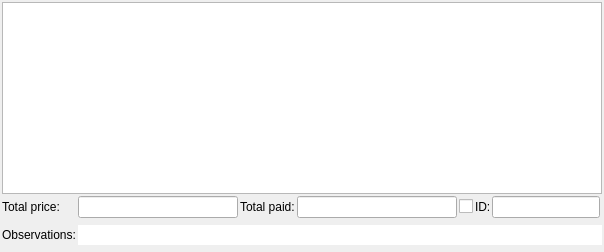
           <widget class="QFrame" name="frmPayTableUtilities">
            <property name="minimumSize">
             <size>
              <width>0</width>
              <height>0</height>
             </size>
            </property>
            <property name="frameShape">
             <enum>QFrame::NoFrame</enum>
            </property>
            <property name="frameShadow">
             <enum>QFrame::Plain</enum>
            </property>
            <layout class="QVBoxLayout" name="layoutPayTableUtility">
             <property name="spacing">
              <number>2</number>
             </property>
             <property name="leftMargin">
              <number>2</number>
             </property>
             <property name="topMargin">
              <number>2</number>
             </property>
             <property name="rightMargin">
              <number>2</number>
             </property>
             <property name="bottomMargin">
              <number>2</number>
             </property>
             <item>
              <widget class="dbTableWidget" name="tablePayments">
               <property name="minimumSize">
                <size>
                 <width>600</width>
                 <height>0</height>
                </size>
               </property>
               <property name="frameShape">
                <enum>QFrame::StyledPanel</enum>
               </property>
               <property name="frameShadow">
                <enum>QFrame::Raised</enum>
               </property>
               <property name="lineWidth">
                <number>1</number>
               </property>
              </widget>
             </item>
             <item>
              <layout class="QGridLayout" name="gridLayout_2">
               <item row="2" column="0">
                <widget class="QLabel" name="lblTotalPay">
                 <property name="sizePolicy">
                  <sizepolicy hsizetype="Preferred" vsizetype="Fixed">
                   <horstretch>0</horstretch>
                   <verstretch>0</verstretch>
                  </sizepolicy>
                 </property>
                 <property name="minimumSize">
                  <size>
                   <width>0</width>
                   <height>0</height>
                  </size>
                 </property>
                 <property name="maximumSize">
                  <size>
                   <width>16777215</width>
                   <height>40</height>
                  </size>
                 </property>
                 <property name="frameShape">
                  <enum>QFrame::NoFrame</enum>
                 </property>
                 <property name="frameShadow">
                  <enum>QFrame::Plain</enum>
                 </property>
                 <property name="text">
                  <string>Total price:</string>
                 </property>
                 <property name="textFormat">
                  <enum>Qt::PlainText</enum>
                 </property>
                </widget>
               </item>
               <item row="4" column="0">
                <widget class="QLabel" name="lblPayObs">
                 <property name="minimumSize">
                  <size>
                   <width>0</width>
                   <height>30</height>
                  </size>
                 </property>
                 <property name="maximumSize">
                  <size>
                   <width>16777215</width>
                   <height>40</height>
                  </size>
                 </property>
                 <property name="frameShape">
                  <enum>QFrame::NoFrame</enum>
                 </property>
                 <property name="frameShadow">
                  <enum>QFrame::Plain</enum>
                 </property>
                 <property name="text">
                  <string>Observations:</string>
                 </property>
                 <property name="textFormat">
                  <enum>Qt::PlainText</enum>
                 </property>
                </widget>
               </item>
               <item row="4" column="1" colspan="6">
                <widget class="vmLineEdit" name="txtPayObs">
                 <property name="minimumSize">
                  <size>
                   <width>0</width>
                   <height>0</height>
                  </size>
                 </property>
                 <property name="frame">
                  <bool>false</bool>
                 </property>
                </widget>
               </item>
               <item row="2" column="3">
                <widget class="vmLineEdit" name="txtPayTotalPaid"/>
               </item>
               <item row="2" column="2">
                <widget class="QLabel" name="lblPayTotalPaid">
                 <property name="sizePolicy">
                  <sizepolicy hsizetype="Preferred" vsizetype="Fixed">
                   <horstretch>0</horstretch>
                   <verstretch>0</verstretch>
                  </sizepolicy>
                 </property>
                 <property name="text">
                  <string>Total paid:</string>
                 </property>
                </widget>
               </item>
               <item row="2" column="1">
                <widget class="vmLineEdit" name="txtPayTotalPrice">
                 <property name="minimumSize">
                  <size>
                   <width>0</width>
                   <height>0</height>
                  </size>
                 </property>
                 <property name="maximumSize">
                  <size>
                   <width>180</width>
                   <height>16777215</height>
                  </size>
                 </property>
                 <property name="inputMethodHints">
                  <set>Qt::ImhDigitsOnly|Qt::ImhNoPredictiveText</set>
                 </property>
                </widget>
               </item>
               <item row="2" column="4">
                <widget class="vmCheckBox" name="chkPayOverdue">
                 <property name="text">
                  <string/>
                 </property>
                </widget>
               </item>
               <item row="2" column="5">
                <layout class="QHBoxLayout" name="horizontalLayout_12">
                 <property name="spacing">
                  <number>1</number>
                 </property>
                 <item>
                  <widget class="QLabel" name="lblPayID">
                   <property name="sizePolicy">
                    <sizepolicy hsizetype="Fixed" vsizetype="Fixed">
                     <horstretch>0</horstretch>
                     <verstretch>0</verstretch>
                    </sizepolicy>
                   </property>
                   <property name="maximumSize">
                    <size>
                     <width>50</width>
                     <height>16777215</height>
                    </size>
                   </property>
                   <property name="text">
                    <string>ID:</string>
                   </property>
                  </widget>
                 </item>
                 <item>
                  <widget class="vmLineEdit" name="txtPayID">
                   <property name="sizePolicy">
                    <sizepolicy hsizetype="Fixed" vsizetype="Fixed">
                     <horstretch>0</horstretch>
                     <verstretch>0</verstretch>
                    </sizepolicy>
                   </property>
                   <property name="focusPolicy">
                    <enum>Qt::ClickFocus</enum>
                   </property>
                  </widget>
                 </item>
                </layout>
               </item>
              </layout>
             </item>
            </layout>
           </widget>
